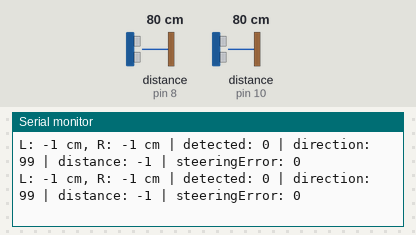
Bench run of a sketch on a simulated Arduino Uno, built with avr-gcc and run on an emulated ATmega328P. On the bench: the last lines printed to the serial monitor. Wiring (inferred from the names in the program): 2 × ultrasonic range finder: trigger pin 9, echo pin 8 / trigger pin 11, echo pin 10. The test bench sets the inputs (shaded band); at power-on: distance to the obstacle (sensors on pin 8, pin 10) 80 cm. The echo pulse lasts 58.3 µs per cm.

Above: at 1.2 s.
1.3 s: distance to the obstacle (sensor on pin 8) set to 2 cm
At 1.5 s:
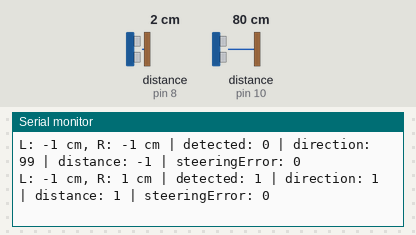
4.3 s: distance to the obstacle (sensor on pin 10) set to 2 cm
At 4.35 s:
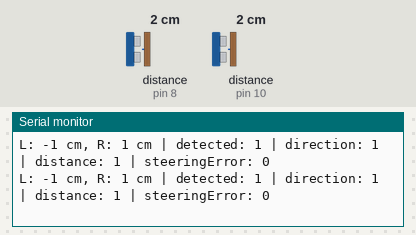
7.3 s: distance to the obstacle (sensor on pin 8) set to 4 cm
At 7.37 s:
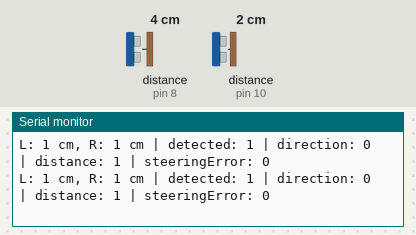
10.3 s: distance to the obstacle (sensor on pin 10) set to 4 cm
At 10.38 s:
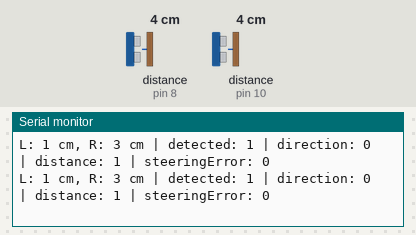
13.3 s: distance to the obstacle (sensor on pin 8) set to 18 cm
At 13.4 s:
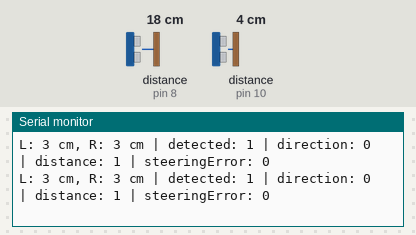
16.3 s: distance to the obstacle (sensor on pin 10) set to 18 cm
At 16.36 s:
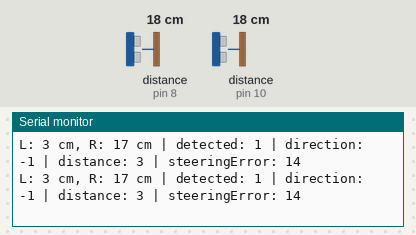
Timing chart, 0 to 19.3 s (numbered marks = the images above; inputs shaded):
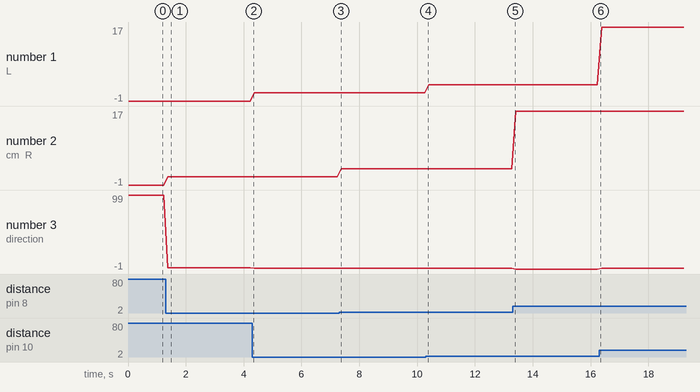

The sketch:

ultrasonicSensor2_ver2.ino
```cpp
// ============================================================
// Front Ultrasonic Sensor Control Code - Simple Version
//
// 역할:
// - 정면 좌/우 초음파 센서 거리 측정
// - 상대 감지 여부 detected 판단
// - 방향 direction 판단
// - 속도 제어용 distance 계산
// - 좌우 회전 제어용 steeringError 계산
//
// direction:
// -1 : 왼쪽
//  0 : 중앙
//  1 : 오른쪽
// 99 : 감지 없음
//
// steeringError:
// 둘 다 감지됐을 때만 rightDistance - leftDistance 사용
// ============================================================


// ============================================================
// 핀 설정
// ============================================================

const int LEFT_TRIG  = 11;
const int LEFT_ECHO  = 10;
const int RIGHT_TRIG = 9;
const int RIGHT_ECHO = 8;


// ============================================================
// 기본 설정
// ============================================================

const int US_MAX_RANGE_CM = 60;          // 최대 감지 거리
const int US_CENTER_THRESHOLD_CM = 3;    // 이 차이 이하면 중앙
const unsigned long US_TIMEOUT_US = 10000UL;
const int US_SENSOR_GAP_MS = 20;         // 초음파 간섭 방지 딜레이

const float US_BASELINE_CM = 5.5;        // 좌우 초음파 센서 사이 거리
const int INVALID_DISTANCE = -1;


// ============================================================
// 결과 저장 구조체
// ============================================================

struct FrontTarget
{
    bool detected;       // 상대 감지 여부
    int direction;       // -1 왼쪽, 0 중앙, 1 오른쪽, 99 없음
    int distance;        // 속도 제어용 거리
    int steeringError;   // 좌우 회전 제어용 오차

    int leftDistance;    // 디버깅용
    int rightDistance;   // 디버깅용
};


// ============================================================
// 초음파 센서 초기화
// ============================================================

void initializeUltrasonicSensors()
{
    pinMode(LEFT_TRIG, OUTPUT);
    pinMode(LEFT_ECHO, INPUT);

    pinMode(RIGHT_TRIG, OUTPUT);
    pinMode(RIGHT_ECHO, INPUT);

    digitalWrite(LEFT_TRIG, LOW);
    digitalWrite(RIGHT_TRIG, LOW);
}


// ============================================================
// 초음파 거리 측정
//
// 정상 거리: cm
// 실패: -1
// ============================================================

int measureDistance(int trigPin, int echoPin)
{
    digitalWrite(trigPin, LOW);
    delayMicroseconds(2);

    digitalWrite(trigPin, HIGH);
    delayMicroseconds(10);
    digitalWrite(trigPin, LOW);

    long duration = pulseIn(echoPin, HIGH, US_TIMEOUT_US);

    if (duration == 0)
    {
        return INVALID_DISTANCE;
    }

    int distance = duration * 0.0343 / 2.0;

    if (distance <= 0 || distance > US_MAX_RANGE_CM)
    {
        return INVALID_DISTANCE;
    }

    return distance;
}


// ============================================================
// 삼각형 계산으로 정면 직선거리 구하기
//
// leftDistance  = 왼쪽 센서가 본 거리 L
// rightDistance = 오른쪽 센서가 본 거리 R
// US_BASELINE_CM = 두 센서 사이 거리 b
//
// 계산 성공: 정면 직선거리 반환
// 계산 실패: -1 반환
// ============================================================

int calculateStraightDistance(int leftDistance, int rightDistance)
{
    float L = leftDistance;
    float R = rightDistance;
    float b = US_BASELINE_CM;

    float diff = L - R;
    if (diff < 0)
    {
        diff = -diff;
    }

    // 삼각형이 만들어지려면 두 거리 차이가 센서 간격보다 작아야 함
    if (diff > b)
    {
        return INVALID_DISTANCE;
    }

    // 상대의 좌우 위치 x 계산
    float x = (L * L - R * R) / (2.0 * b);

    // 왼쪽 센서 기준 수평거리
    float horizontalFromLeft = x + (b / 2.0);

    // 정면 직선거리 y 계산
    float ySquared = L * L - horizontalFromLeft * horizontalFromLeft;

    if (ySquared < 0)
    {
        return INVALID_DISTANCE;
    }

    return (int)(sqrt(ySquared) + 0.5);
}


// ============================================================
// 정면 상대 감지
// ============================================================

FrontTarget detectFrontTarget()
{
    FrontTarget target;

    // 기본값
    target.detected = false;
    target.direction = 99;
    target.distance = INVALID_DISTANCE;
    target.steeringError = 0;
    target.leftDistance = INVALID_DISTANCE;
    target.rightDistance = INVALID_DISTANCE;

    // 1. 왼쪽 측정
    int leftDistance = measureDistance(LEFT_TRIG, LEFT_ECHO);

    // 2. 초음파 간섭 방지
    delay(US_SENSOR_GAP_MS);

    // 3. 오른쪽 측정
    int rightDistance = measureDistance(RIGHT_TRIG, RIGHT_ECHO);

    target.leftDistance = leftDistance;
    target.rightDistance = rightDistance;

    bool leftValid = (leftDistance > 0);
    bool rightValid = (rightDistance > 0);

    // ========================================================
    // 둘 다 감지 안 됨
    // ========================================================
    if (!leftValid && !rightValid)
    {
        return target;
    }

    target.detected = true;

    // ========================================================
    // 왼쪽만 감지
    // ========================================================
    if (leftValid && !rightValid)
    {
        target.direction = -1;
        target.distance = leftDistance;
        target.steeringError = 0;

        return target;
    }

    // ========================================================
    // 오른쪽만 감지
    // ========================================================
    if (!leftValid && rightValid)
    {
        target.direction = 1;
        target.distance = rightDistance;
        target.steeringError = 0;

        return target;
    }

    // ========================================================
    // 둘 다 감지됨
    // ========================================================

    // 1. 좌우 방향 판단
    int error = rightDistance - leftDistance;
    target.steeringError = error;

    if (abs(error) <= US_CENTER_THRESHOLD_CM)
    {
        target.direction = 0;
        target.steeringError = 0;
    }
    else if (error > 0)
    {
        // 왼쪽 센서 거리가 더 짧음
        // 상대가 왼쪽 쪽
        target.direction = -1;
    }
    else
    {
        // 오른쪽 센서 거리가 더 짧음
        // 상대가 오른쪽 쪽
        target.direction = 1;
    }

    // 2. 거리 계산
    int straightDistance = calculateStraightDistance(leftDistance, rightDistance);

    if (straightDistance > 0)
    {
        // 삼각형 계산 성공
        target.distance = straightDistance;
    }
    else
    {
        // 삼각형 계산 실패하면 더 가까운 거리 사용
        target.distance = min(leftDistance, rightDistance);
    }

    return target;
}


// ============================================================
// 디버깅 출력
// ============================================================

void printSensorValues()
{
    FrontTarget target = detectFrontTarget();

    Serial.print("L: ");
    Serial.print(target.leftDistance);

    Serial.print(" cm, R: ");
    Serial.print(target.rightDistance);

    Serial.print(" cm | detected: ");
    Serial.print(target.detected);

    Serial.print(" | direction: ");
    Serial.print(target.direction);

    Serial.print(" | distance: ");
    Serial.print(target.distance);

    Serial.print(" | steeringError: ");
    Serial.println(target.steeringError);
}


// ============================================================
// test
// ============================================================

void setup()
{
    Serial.begin(9600);
    initializeUltrasonicSensors();
}

void loop()
{
    printSensorValues();
    delay(100);
}
```

Measured:
- after the input at 1.3 s, the serial monitor: prints a new line after 0.08 s (image 1)
- plotted number 2: -1 → 1 after the input at 1.3 s, 1 → 3 after the input at 7.3 s, 3 → 17 after the input at 13.3 s
- plotted number 3: 99 → 1 after the input at 1.3 s, 0 → -1 after the input at 13.3 s, -1 → 0 after the input at 16.3 s
